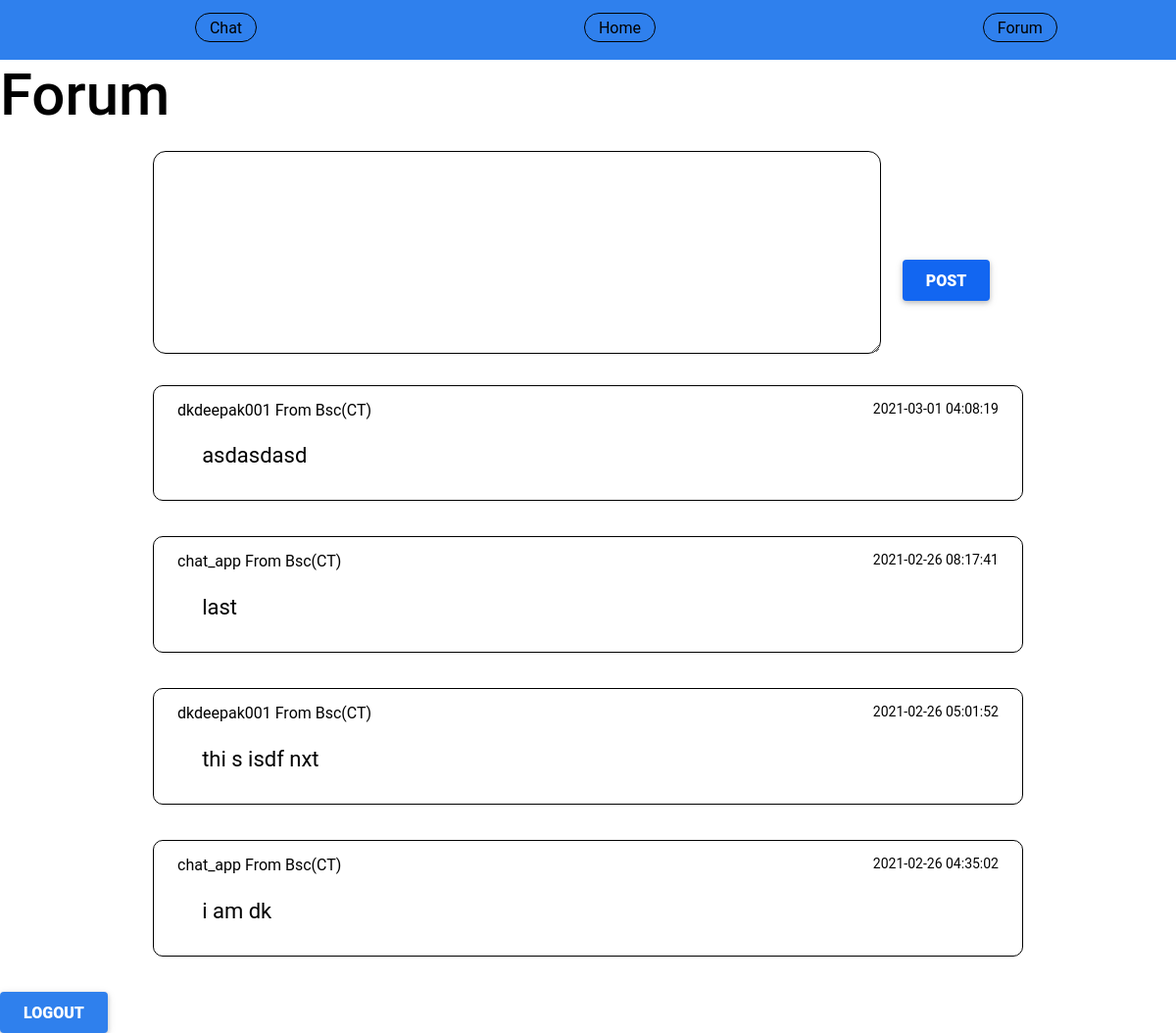
Screenshot of /forum.php (signed in) with the database file from the repository.
### tables this page shows
CREATE TABLE `forumroom` (
  `uid` int NOT NULL,
  `username` varchar(150) NOT NULL,
  `year` varchar(150) NOT NULL,
  `dept` varchar(150) NOT NULL,
  `time` timestamp NOT NULL DEFAULT CURRENT_TIMESTAMP,
  `message` varchar(150) NOT NULL
);

CREATE TABLE `User_Details` (
  `uid` int NOT NULL,
  `uname` varchar(150) NOT NULL,
  `upass` varchar(150) NOT NULL,
  `email` varchar(150) NOT NULL,
  `year` int NOT NULL,
  `dept` varchar(150) NOT NULL,
  `sec` varchar(150) NOT NULL,
  `session_id` varchar(150) NOT NULL
);

### fetch.php (called while the page is built, shortened)
<?php
    $sesusername = $_SESSION["username"];
    $servername = "localhost";
    $username = "chat_app";
    $password = "Password#123";
    $db_name = "chat_app";
    $link = mysqli_connect($servername, $username, $password,$db_name);
    $sql = "SELECT * from User_Details WHERE uname = '$sesusername'";
    $result = mysqli_query($link, $sql);
         if (mysqli_num_rows($result) > 0) {
            while($row = mysqli_fetch_assoc($result)) {
              $dept = $row["dept"];
            }
         } else {
            echo "0 results";
         }
         ?>

### forumroom.php (the view, shortened to what this page needs)
<?php
    require_once "fetch.php";
    if(!isset($_SESSION["loggedin"]) || $_SESSION["loggedin"] !== true){
    header("location: login.php");
    exit;
   }else{
    $sesusername = $_SESSION["username"];
    $servername = "localhost";
    $username = "chat_app";
    $password = "Password#123";
    $db_name = "chat_app";
    $user_message = ($_POST["form"]);
  $link = mysqli_connect($servername, $username, $password,$db_name);
      $lastsql = "SELECT * FROM `forumroom` ORDER BY `forumroom`.`time` DESC LIMIT 1 ";
              $lresult = mysqli_query($link, $lastsql);
                if (mysqli_num_rows($lresult) > 0) {
                  while($row = mysqli_fetch_assoc($lresult)) {
                    $lmsg_owner = $row["username"];
                    $lmessage = $row["message"];
                    $lread =$lmsg_owner." ". $lmessage;
                  }
              } else {
              }
    $cread = $sesusername ." ".$user_message;
    if (isset($_POST['submit'])){
  if($lread !== $cread){
      $insert = "INSERT INTO `forumroom` (`uid`,`username`, `year`, `dept`, `time`, `message`) VALUES (NULL,'$sesusername', '$year', '$dept', CURRENT_TIMESTAMP, '$user_message')";
          if(mysqli_query($link,$insert)){
              $sql = "SELECT * FROM `forumroom` ORDER BY `forumroom`.`time` DESC  ";
              $result = mysqli_query($link, $sql);
                if (mysqli_num_rows($result) > 0) {
                  while($row = mysqli_fetch_assoc($result)) {
                    $msg_owner = $row["username"];
                    $message = $row["message"];
                    $time =$row["time"];
                    $year = $row['year'];
                    $id = $row['uid'];
                    $read ="<a  href='view.php?myid=" .$id. "'> <div class='paraForum'> <div class='postGrp'> <p class='postName'> ".$msg_owner." From ".$dept."</p><p class='postTime'> ".$time."</p></div> <p class='postMsg'> ".$message."</p></div> </a>";
                    echo $read;
                    $user_message = " ";
                  }
              } else {
            echo "0 results";
              }
      }
    }
}
else{
  $sql = "SELECT * FROM `forumroom` ORDER BY `forumroom`.`time` DESC ";
              $result = mysqli_query($link, $sql);
                if (mysqli_num_rows($result) > 0) {
                  while($row = mysqli_fetch_assoc($result)) {
                   $msg_owner = $row["username"];
                    $message = $row["message"];
                    $time =$row["time"];
                    $id = $row['uid'];
                    $read ="<a  href='view.php?myid=" .$id. "'> <div class='paraForum'> <div class='postGrp'> <p class='postName'> ".$msg_owner." From ".$dept."</p><p class='postTime'> ".$time."</p></div> <p class='postMsg'> ".$message."</p></div> </a>";
                    echo $read;
                  }
                }
              }
            }
?>

### css/welcome.css (style rules this page uses)
* { padding: 0%; margin: 0%; box-sizing: border-box; }
a { text-decoration: none; color: black; }

### css/forum.css (style rules this page uses)
.paraForum { border: 1px solid black; border-radius: 10px; margin: 3% 13%; padding: 1% 2%; }
.postGrp { display: flex; flex-direction: row; justify-content: space-between; }
.postName { font-size: 16px; }
.postTime { font-size: 14px; }
.postMsg { font-size: 22px; padding: 0% 3%; }

### rows the page displays
forumroom: username "dkdeepak001", time "2021-03-01 04:08:19", message "asdasdasd"
user_details: dept "Bsc(CT)"
forumroom: username "chat_app", time "2021-02-26 08:17:41", message "last"
forumroom: username "dkdeepak001", time "2021-02-26 05:01:52", message "thi s isdf nxt"
forumroom: username "chat_app", time "2021-02-26 04:35:02", message "i am dk"
